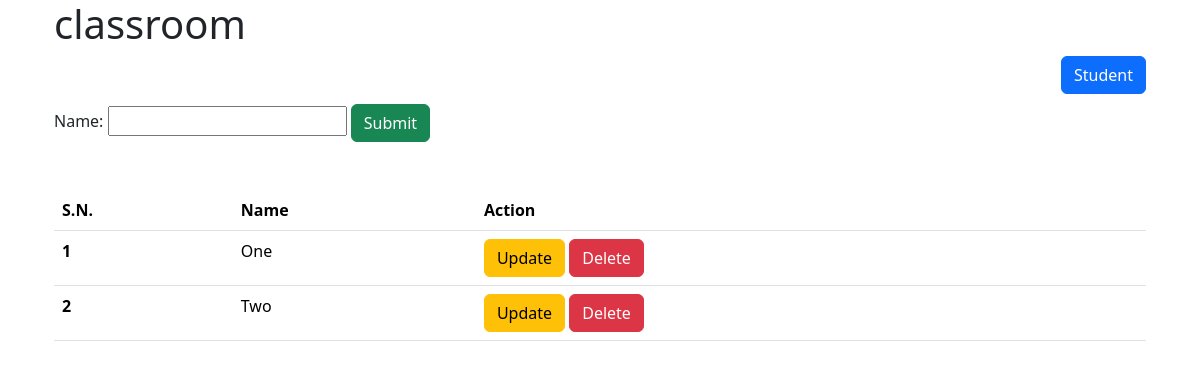
The page /cb/classroom/ on the database as committed earlier.
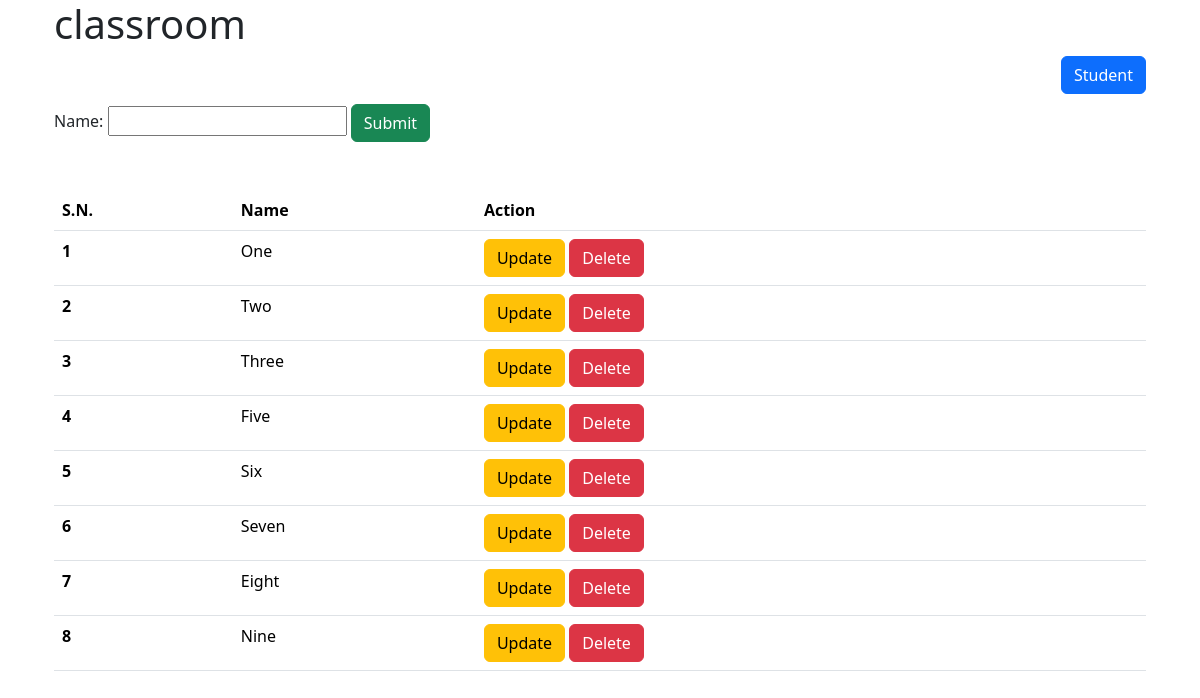
The same page on the database as committed later.
### crud/models.py (models this page shows, shortened)
class Classroom(models.Model):
    name = models.CharField(max_length=20)

### classBased/views.py (the view)
# urls.py: path("classroom/", ClassroomAPIView.as_view()),
def classroom (request:HttpRequest):
    if request.method == "POST":
        form = ClassroomForm(request.POST)
        if form.is_valid():
            name = form.cleaned_data.get("name")
            Classroom.objects.create(name = name)
        return redirect("cb_classroom")
    form = ClassroomForm()
    classrooms = Classroom.objects.all()
    return render(request,"classBased/classroom.html", {"title":"classroom","classrooms":classrooms, "form":form})

### classBased/forms.py
class ClassroomForm(forms.Form):
    name = forms.CharField(max_length=20)

### classBased/templates/classBased/classroom.html (shortened to what this page needs)
{% extends 'crud/base.html'%} {%block content%}
<h1>{{title}}</h1>
<a href="{%url 'crudStudents'%}" style="float: right" class="btn btn-primary">Student</a>
<br /><br />
<form method="post" action="{% url 'cb_model_classroom'%}">
  {{form}}
  <button type="submit" class="btn btn-success">Submit</button>
</form>
<br /><br />
<table class="table">
  <thead>
    <tr>
      <th scope="col">S.N.</th>
      <th scope="col">Name</th>
      <th scope="col">Action</th>
    </tr>
  </thead>
  {%for classroom in classrooms%}
  <tbody>
    <tr>
      <th scope="row">{{forloop.counter}}</th>
      <td>{{classroom.name}}</td>
      <td>
        <a class="btn btn-warning" href="{%url 'classroomUpdate' classroom.id%}"">Update</a>
        <a class="btn btn-danger" href="{%url 'classroomDelete' classroom.id%}">Delete</a>
      </td>
    </tr>
  </tbody>
  {%endfor%}
</table>
{%endblock%}

Rows that differ between the two databases and show on the page:
added Classroom: name "Three"
added Classroom: name "Five"
added Classroom: name "Six"
added Classroom: name "Seven"
added Classroom: name "Eight"
added Classroom: name "Nine"
